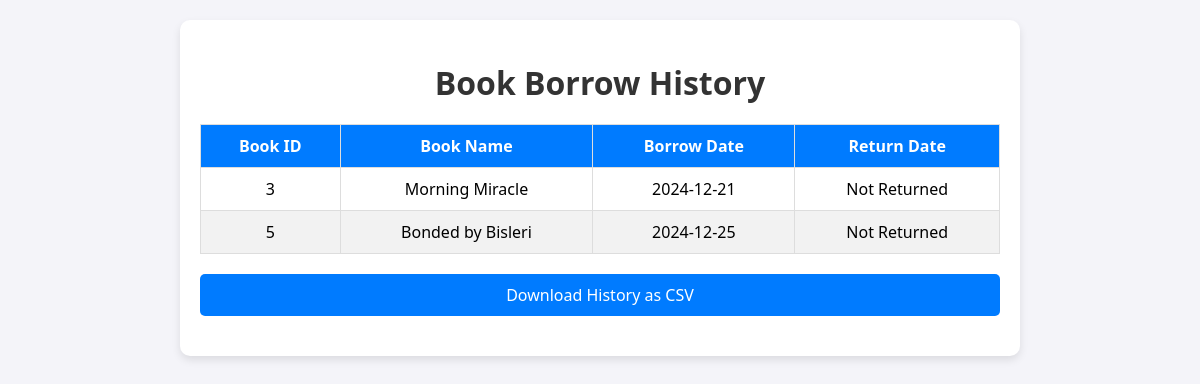
The app's page /book_history (signed in) with its own data.
### app/system/models.py (models this page shows)
class BorrowHistory(db.Model):
    history_id = db.Column(db.Integer, primary_key=True, autoincrement=True)
    user_id = db.Column(db.Integer, db.ForeignKey('users.user_id'), nullable=False)
    book_id = db.Column(db.Integer, db.ForeignKey('books.book_id'), nullable=False)
    start_date = db.Column(db.BigInteger, nullable=False)
    end_date = db.Column(db.BigInteger, nullable=False)
    returned_date = db.Column(db.BigInteger, nullable=True)
    user = db.relationship('Users', backref='borrow_history')
    book = db.relationship('Books', backref='borrow_history')

class Books(db.Model):
    book_id = db.Column(db.Integer, primary_key=True, autoincrement=True)
    name = db.Column(db.String(150), nullable=False)
    author = db.Column(db.String(150), nullable=False)
    isbn = db.Column(db.String(100), unique=True, nullable=False)
    total_copies = db.Column(db.Integer, nullable=False, default=1)
    available_copies = db.Column(db.Integer, nullable=False, default=1)

### app/system/routes.py (the view)
@bp.route('/book_history',methods=['GET'])
def book_history():
    if 'user_id' not in session:
        return redirect(url_for('login'))
    user_id = session['user_id']
    history = get_borrow_history(user_id)
    return render_template('book_history.html', history=history)

### app/system/service.py (called while the page is built)
def get_borrow_history(user_id):
    try:
        history = db.session.query(
            BorrowHistory,
            Books.name.label('book_name')
        ).join(Books, BorrowHistory.book_id == Books.book_id).filter(BorrowHistory.user_id == user_id).all()
        return history
    except Exception as e:
        flash(f'An error occurred while retrieving borrow history: {e}', 'error')
        return []

### app/templates/book_history.html (shortened to what this page needs)
<!DOCTYPE html>
<html lang="en">
<head>
</head>
<body>
    <div class="container">
        <h1>Book Borrow History</h1>
        {% if history %}
            <table>
                <thead>
                    <tr>
                        <th>Book ID</th>
                        <th>Book Name</th>
                        <th>Borrow Date</th>
                        <th>Return Date</th>
                    </tr>
                </thead>
                <tbody>
                    {% for entry, book_name in history %}
                        <tr>
                            <td>{{ entry.book_id }}</td>
                            <td>{{ book_name }}</td>
                            <td>{{ entry.start_date }}</td>
                            <td>{{ entry.returned_date if entry.returned_date else 'Not Returned' }}</td>
                        </tr>
                    {% endfor %}
                </tbody>
            </table>
            <a href="{{ url_for('Library.download_borrow_history') }}" class="download-button">Download History as CSV</a>
        {% else %}
            <p>No borrow history found.</p>
        {% endif %}
    </div>
</body>
</html>

### app/templates/book_history.html (style rules this page uses)
body { font-family: 'Segoe UI', Tahoma, Geneva, Verdana, sans-serif; margin: 0; padding: 20px; background-color: #f4f4f9; }
.container { max-width: 800px; margin: 0 auto; background-color: #ffffff; border-radius: 10px; padding: 20px; box-shadow: 0 4px 8px rgba(0, 0, 0, 0.1); }
h1 { text-align: center; color: #333; margin-bottom: 20px; }
table { width: 100%; border-collapse: collapse; margin-bottom: 20px; }
th, td { padding: 10px; border: 1px solid #ddd; text-align: center; }
th { background-color: #007bff; color: #fff; }
tr:nth-child(even) { background-color: #f2f2f2; }
.download-button { display: block; margin: 20px auto; padding: 10px 20px; background-color: #007bff; color: #fff; text-align: center; border-radius: 5px; text-decoration: none; }

### records on screen
BorrowHistory: book_id "3", name "Morning Miracle", start_date "2024-12-21", returned_date "Not Returned"
BorrowHistory: book_id "5", name "Bonded by Bisleri", start_date "2024-12-25", returned_date "Not Returned"
